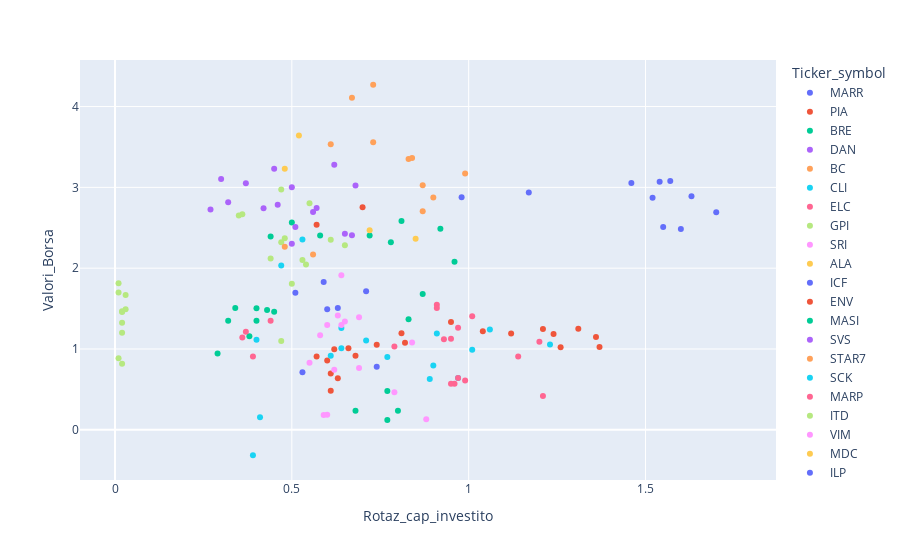

The notebook cell saved with this chart:
### Code cell
fig = px.scatter(df, y="Valori_Borsa", x="Rotaz_cap_investito", color='Ticker_symbol')
fig

### Figure 1 — Plotly figure (JSON) as saved in the notebook; plotly's stock layout.template omitted (floating-point values rounded to 4 significant figures)
{"data": [{"hovertemplate": "Ticker_symbol=MARR<br>Rotaz_cap_investito=%{x}<br>Valori_Borsa=%{y}<extra></extra>", "legendgroup": "MARR", "marker": {"color": "#636efa", "symbol": "circle"}, "mode": "markers", "name": "MARR", "orientation": "v", "showlegend": true, "type": "scatter", "x": [1.55, 1.17, 0.98, 1.46, 1.54, 1.57, 1.52, 1.63, 1.7, 1.6], "xaxis": "x", "y": [2.51, 2.935, 2.879, 3.054, 3.069, 3.079, 2.871, 2.889, 2.691, 2.485], "yaxis": "y"}, {"hovertemplate": "Ticker_symbol=PIA<br>Rotaz_cap_investito=%{x}<br>Valori_Borsa=%{y}<extra></extra>", "legendgroup": "PIA", "marker": {"color": "#EF553B", "symbol": "circle"}, "mode": "markers", "name": "PIA", "orientation": "v", "showlegend": true, "type": "scatter", "x": [0.82, 0.74, 0.62, 0.66, 0.63, 0.68, 0.61, 0.61, 0.57, 0.6], "xaxis": "x", "y": [1.077, 1.052, 0.9962, 1.008, 0.6392, 0.9179, 0.4837, 0.6981, 0.9066, 0.857], "yaxis": "y"}, {"hovertemplate": "Ticker_symbol=BRE<br>Rotaz_cap_investito=%{x}<br>Valori_Borsa=%{y}<extra></extra>", "legendgroup": "BRE", "marker": {"color": "#00cc96", "symbol": "circle"}, "mode": "markers", "name": "BRE", "orientation": "v", "showlegend": true, "type": "scatter", "x": [0.58, 0.5, 0.44, 0.72, 0.78, 0.81, 0.92, 0.96, 0.87, 0.83], "xaxis": "x", "y": [2.403, 2.564, 2.393, 2.404, 2.32, 2.585, 2.489, 2.08, 1.682, 1.368], "yaxis": "y"}, {"hovertemplate": "Ticker_symbol=DAN<br>Rotaz_cap_investito=%{x}<br>Valori_Borsa=%{y}<extra></extra>", "legendgroup": "DAN", "marker": {"color": "#ab63fa", "symbol": "circle"}, "mode": "markers", "name": "DAN", "orientation": "v", "showlegend": true, "type": "scatter", "x": [0.3, 0.62, 0.27, 0.32, 0.46, 0.37, 0.68, 0.42, 0.5, 0.45], "xaxis": "x", "y": [3.105, 3.279, 2.727, 2.815, 2.785, 3.052, 3.024, 2.741, 3.0, 3.231], "yaxis": "y"}, {"hovertemplate": "Ticker_symbol=BC<br>Rotaz_cap_investito=%{x}<br>Valori_Borsa=%{y}<extra></extra>", "legendgroup": "BC", "marker": {"color": "#FFA15A", "symbol": "circle"}, "mode": "markers", "name": "BC", "orientation": "v", "showlegend": true, "type": "scatter", "x": [0.73, 0.67, 0.61, 0.73, 0.83, 0.84, 0.87, 0.87, 0.9, 0.99], "xaxis": "x", "y": [4.27, 4.108, 3.533, 3.559, 3.35, 3.364, 3.027, 2.703, 2.874, 3.171], "yaxis": "y"}, {"hovertemplate": "Ticker_symbol=CLI<br>Rotaz_cap_investito=%{x}<br>Valori_Borsa=%{y}<extra></extra>", "legendgroup": "CLI", "marker": {"color": "#19d3f3", "symbol": "circle"}, "mode": "markers", "name": "CLI", "orientation": "v", "showlegend": true, "type": "scatter", "x": [1.23, 1.06, 0.77, 0.61, 0.64, 0.64, 0.71, 0.91, 1.01, 0.97], "xaxis": "x", "y": [1.054, 1.241, 0.9002, 0.9163, 1.008, 1.258, 1.105, 1.193, 0.9895, 0.6419], "yaxis": "y"}, {"hovertemplate": "Ticker_symbol=ELC<br>Rotaz_cap_investito=%{x}<br>Valori_Borsa=%{y}<extra></extra>", "legendgroup": "ELC", "marker": {"color": "#FF6692", "symbol": "circle"}, "mode": "markers", "name": "ELC", "orientation": "v", "showlegend": true, "type": "scatter", "x": [0.93, 0.97, 0.95, 1.2, 1.21, 1.14, 0.99, 0.97, 0.96, 0.95], "xaxis": "x", "y": [1.12, 1.264, 1.127, 1.089, 0.4187, 0.9083, 0.6098, 0.6419, 0.5704, 0.571], "yaxis": "y"}, {"hovertemplate": "Ticker_symbol=GPI<br>Rotaz_cap_investito=%{x}<br>Valori_Borsa=%{y}<extra></extra>", "legendgroup": "GPI", "marker": {"color": "#B6E880", "symbol": "circle"}, "mode": "markers", "name": "GPI", "orientation": "v", "showlegend": true, "type": "scatter", "x": [0.35, 0.55, 0.53, 0.54, 0.44, 0.48, 0.47, 0.65, 0.88, 0.81], "xaxis": "x", "y": [2.653, 2.803, 2.102, 2.046, 2.121, 2.37, 2.322, 2.282, null, null], "yaxis": "y"}, {"hovertemplate": "Ticker_symbol=SRI<br>Rotaz_cap_investito=%{x}<br>Valori_Borsa=%{y}<extra></extra>", "legendgroup": "SRI", "marker": {"color": "#FF97FF", "symbol": "circle"}, "mode": "markers", "name": "SRI", "orientation": "v", "showlegend": true, "type": "scatter", "x": [0.6, 0.62, 0.55, 0.58, 0.64, 0.64, 0.6, 0.65, 0.69, 0.63], "xaxis": "x", "y": [0.1865, 0.7443, 0.8286, 1.169, 1.297, 1.911, 1.297, 1.341, 1.394, 1.415], "yaxis": "y"}, {"hovertemplate": "Ticker_symbol=ALA<br>Rotaz_cap_investito=%{x}<br>Valori_Borsa=%{y}<extra></extra>", "legendgroup": "ALA", "marker": {"color": "#FECB52", "symbol": "circle"}, "mode": "markers", "name": "ALA", "orientation": "v", "showlegend": true, "type": "scatter", "x": [0.72, 0.85, 0.93, 1.03, 0.91, 0.85, 0.89, 1.08, 0.84, 1.27], "xaxis": "x", "y": [2.468, 2.366, null, null, null, null, null, null, null, null], "yaxis": "y"}, {"hovertemplate": "Ticker_symbol=ICF<br>Rotaz_cap_investito=%{x}<br>Valori_Borsa=%{y}<extra></extra>", "legendgroup": "ICF", "marker": {"color": "#636efa", "symbol": "circle"}, "mode": "markers", "name": "ICF", "orientation": "v", "showlegend": true, "type": "scatter", "x": [0.71, 0.59, 0.51, 0.86, 1.14, 1.02, 0.91, 1.44, 1.35, 1.28], "xaxis": "x", "y": [1.716, 1.828, 1.697, null, null, null, null, null, null, null], "yaxis": "y"}, {"hovertemplate": "Ticker_symbol=ENV<br>Rotaz_cap_investito=%{x}<br>Valori_Borsa=%{y}<extra></extra>", "legendgroup": "ENV", "marker": {"color": "#EF553B", "symbol": "circle"}, "mode": "markers", "name": "ENV", "orientation": "v", "showlegend": true, "type": "scatter", "x": [1.12, 0.95, 0.81, 1.04, 1.24, 1.21, 1.26, 1.37, 1.31, 1.36], "xaxis": "x", "y": [1.191, 1.335, 1.194, 1.221, 1.185, 1.247, 1.022, 1.026, 1.25, 1.15], "yaxis": "y"}, {"hovertemplate": "Ticker_symbol=MASI<br>Rotaz_cap_investito=%{x}<br>Valori_Borsa=%{y}<extra></extra>", "legendgroup": "MASI", "marker": {"color": "#00cc96", "symbol": "circle"}, "mode": "markers", "name": "MASI", "orientation": "v", "showlegend": true, "type": "scatter", "x": [0.34, 0.32, 0.29, 0.38, 0.4, 0.4, 0.45, 0.43, 0.5, 0.55], "xaxis": "x", "y": [1.506, 1.348, 0.9439, 1.157, 1.348, 1.504, 1.461, 1.482, null, null], "yaxis": "y"}, {"hovertemplate": "Ticker_symbol=SVS<br>Rotaz_cap_investito=%{x}<br>Valori_Borsa=%{y}<extra></extra>", "legendgroup": "SVS", "marker": {"color": "#ab63fa", "symbol": "circle"}, "mode": "markers", "name": "SVS", "orientation": "v", "showlegend": true, "type": "scatter", "x": [0.5, 0.48, 0.63, 0.56, 0.57, 0.52, 0.57, 0.59, 0.62, 0.57], "xaxis": "x", "y": [2.302, null, null, null, null, null, null, null, null, null], "yaxis": "y"}, {"hovertemplate": "Ticker_symbol=STAR7<br>Rotaz_cap_investito=%{x}<br>Valori_Borsa=%{y}<extra></extra>", "legendgroup": "STAR7", "marker": {"color": "#FFA15A", "symbol": "circle"}, "mode": "markers", "name": "STAR7", "orientation": "v", "showlegend": true, "type": "scatter", "x": [0.56, 0.48, 0.89, 1.13, 1.26, 1.28, 1.61, 1.64, 1.76, 1.73], "xaxis": "x", "y": [2.168, 2.265, null, null, null, null, null, null, null, null], "yaxis": "y"}, {"hovertemplate": "Ticker_symbol=SCK<br>Rotaz_cap_investito=%{x}<br>Valori_Borsa=%{y}<extra></extra>", "legendgroup": "SCK", "marker": {"color": "#19d3f3", "symbol": "circle"}, "mode": "markers", "name": "SCK", "orientation": "v", "showlegend": true, "type": "scatter", "x": [0.47, 0.53, 0.4, 0.41, 0.39, 0.49, 0.82, 0.87, 0.88, 0.94], "xaxis": "x", "y": [2.033, 2.356, 1.115, 0.157, -0.3147, null, null, null, null, null], "yaxis": "y"}, {"hovertemplate": "Ticker_symbol=MARP<br>Rotaz_cap_investito=%{x}<br>Valori_Borsa=%{y}<extra></extra>", "legendgroup": "MARP", "marker": {"color": "#FF6692", "symbol": "circle"}, "mode": "markers", "name": "MARP", "orientation": "v", "showlegend": true, "type": "scatter", "x": [1.01, 0.91, 0.79, 0.91, 0.93, 1.05, 0.91, 0.95, 0.94, 0.8], "xaxis": "x", "y": [1.406, 1.548, 1.03, 1.509, null, null, null, null, null, null], "yaxis": "y"}, {"hovertemplate": "Ticker_symbol=ITD<br>Rotaz_cap_investito=%{x}<br>Valori_Borsa=%{y}<extra></extra>", "legendgroup": "ITD", "marker": {"color": "#B6E880", "symbol": "circle"}, "mode": "markers", "name": "ITD", "orientation": "v", "showlegend": true, "type": "scatter", "x": [0.36, 0.47, 0.61, 0.5, 0.47, 0.59, 0.56, 0.48, 0.56, 0.8], "xaxis": "x", "y": [2.667, 2.973, 2.351, 1.808, 1.099, null, null, null, null, null], "yaxis": "y"}, {"hovertemplate": "Ticker_symbol=VIM<br>Rotaz_cap_investito=%{x}<br>Valori_Borsa=%{y}<extra></extra>", "legendgroup": "VIM", "marker": {"color": "#FF97FF", "symbol": "circle"}, "mode": "markers", "name": "VIM", "orientation": "v", "showlegend": true, "type": "scatter", "x": [0.88, 0.79, 0.59, 0.69, 0.84, 1.13, 1.01, 1.01, 1.1, 1.03], "xaxis": "x", "y": [0.131, 0.4637, 0.1823, 0.7655, 1.082, null, null, null, null, null], "yaxis": "y"}, {"hovertemplate": "Ticker_symbol=MDC<br>Rotaz_cap_investito=%{x}<br>Valori_Borsa=%{y}<extra></extra>", "legendgroup": "MDC", "marker": {"color": "#FECB52", "symbol": "circle"}, "mode": "markers", "name": "MDC", "orientation": "v", "showlegend": true, "type": "scatter", "x": [0.48, 0.52, 0.75, 0.79, 0.8, 0.79, 0.75, 0.78, 0.8, 0.83], "xaxis": "x", "y": [3.229, 3.64, null, null, null, null, null, null, null, null], "yaxis": "y"}, {"hovertemplate": "Ticker_symbol=ILP<br>Rotaz_cap_investito=%{x}<br>Valori_Borsa=%{y}<extra></extra>", "legendgroup": "ILP", "marker": {"color": "#636efa", "symbol": "circle"}, "mode": "markers", "name": "ILP", "orientation": "v", "showlegend": true, "type": "scatter", "x": [0.6, 0.63, 0.53, 0.74, 0.82, 0.65, 0.58, 0.64, 0.63, 0.7], "xaxis": "x", "y": [1.491, 1.509, 0.7129, 0.7793, null, null, null, null, null, null], "yaxis": "y"}, {"hovertemplate": "Ticker_symbol=CFL<br>Rotaz_cap_investito=%{x}<br>Valori_Borsa=%{y}<extra></extra>", "legendgroup": "CFL", "marker": {"color": "#EF553B", "symbol": "circle"}, "mode": "markers", "name": "CFL", "orientation": "v", "showlegend": true, "type": "scatter", "x": [0.57, 0.7, 0.82, 1.18, 1.42, 1.32, 1.38, 1.35, 1.4, 1.47], "xaxis": "x", "y": [2.537, 2.755, null, null, null, null, null, null, null, null], "yaxis": "y"}, {"hovertemplate": "Ticker_symbol=FCM<br>Rotaz_cap_investito=%{x}<br>Valori_Borsa=%{y}<extra></extra>", "legendgroup": "FCM", "marker": {"color": "#00cc96", "symbol": "circle"}, "mode": "markers", "name": "FCM", "orientation": "v", "showlegend": true, "type": "scatter", "x": [0.77, 0.68, 0.8, 0.77, 0.99, 0.9, 0.91, 0.69, 0.68, 0.65], "xaxis": "x", "y": [0.1222, 0.2351, 0.2351, 0.4793, null, null, null, null, null, null], "yaxis": "y"}, {"hovertemplate": "Ticker_symbol=FVI<br>Rotaz_cap_investito=%{x}<br>Valori_Borsa=%{y}<extra></extra>", "legendgroup": "FVI", "marker": {"color": "#ab63fa", "symbol": "circle"}, "mode": "markers", "name": "FVI", "orientation": "v", "showlegend": true, "type": "scatter", "x": [0.57, 0.56, 0.51, 0.65, 0.67, 0.81, 0.86, 0.78, 0.65, 0.7], "xaxis": "x", "y": [2.744, 2.695, 2.51, 2.425, 2.406, null, null, null, null, null], "yaxis": "y"}, {"hovertemplate": "Ticker_symbol=PLT<br>Rotaz_cap_investito=%{x}<br>Valori_Borsa=%{y}<extra></extra>", "legendgroup": "PLT", "marker": {"color": "#FFA15A", "symbol": "circle"}, "mode": "markers", "name": "PLT", "orientation": "v", "showlegend": true, "type": "scatter", "x": [0.43, 0.45, 0.35, 0.54, 0.65, 0.63, 1.02, 1.03, 1.38, 1.46], "xaxis": "x", "y": [null, null, null, null, null, null, null, null, null, null], "yaxis": "y"}, {"hovertemplate": "Ticker_symbol=LDB<br>Rotaz_cap_investito=%{x}<br>Valori_Borsa=%{y}<extra></extra>", "legendgroup": "LDB", "marker": {"color": "#19d3f3", "symbol": "circle"}, "mode": "markers", "name": "LDB", "orientation": "v", "showlegend": true, "type": "scatter", "x": [0.89, 0.9, 1.49, 1.52, 1.49, 1.45, 1.39, 1.48, 1.54, 1.33], "xaxis": "x", "y": [0.6291, 0.7953, null, null, null, null, null, null, null, null], "yaxis": "y"}, {"hovertemplate": "Ticker_symbol=FOS<br>Rotaz_cap_investito=%{x}<br>Valori_Borsa=%{y}<extra></extra>", "legendgroup": "FOS", "marker": {"color": "#FF6692", "symbol": "circle"}, "mode": "markers", "name": "FOS", "orientation": "v", "showlegend": true, "type": "scatter", "x": [0.37, 0.44, 0.39, 0.36, 0.54, 0.75, 0.57, 0.62, 0.67, 0.63], "xaxis": "x", "y": [1.212, 1.351, 0.9083, 1.143, null, null, null, null, null, null], "yaxis": "y"}, {"hovertemplate": "Ticker_symbol=BAN<br>Rotaz_cap_investito=%{x}<br>Valori_Borsa=%{y}<extra></extra>", "legendgroup": "BAN", "marker": {"color": "#B6E880", "symbol": "circle"}, "mode": "markers", "name": "BAN", "orientation": "v", "showlegend": true, "type": "scatter", "x": [0.01, 0.01, 0.02, 0.03, 0.03, 0.02, 0.02, 0.02, 0.02, 0.01], "xaxis": "x", "y": [1.699, 1.815, 1.459, 1.668, 1.493, 1.324, 1.201, 1.468, 0.8162, 0.8862], "yaxis": "y"}], "layout": {"legend": {"title": {"text": "Ticker_symbol"}, "tracegroupgap": 0}, "margin": {"t": 60}, "xaxis": {"anchor": "y", "domain": [0, 1], "title": {"text": "Rotaz_cap_investito"}}, "yaxis": {"anchor": "x", "domain": [0, 1], "title": {"text": "Valori_Borsa"}}}}
